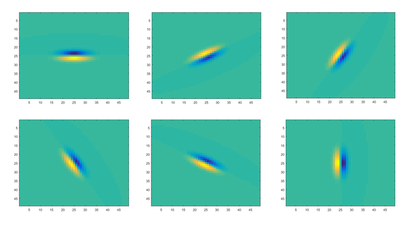
%> input picture hw1/prob_seg/solutions/filters.PNG, 420 x 230 px, shrunk from 658 x 360 before the run
$ octave --eval "result = edgeGradient(imread('filters.PNG'));"   (GNU Octave 9; MATLAB toolbox functions it lacks are replaced by stand-ins)
%> lines starting %> are read from the running program, lines starting %| are printed output that depends on the picture
### hw1/prob_seg/solutions/gradientMagnitude.m
function [mag, theta] = gradientMagnitude(im, sigma)
%> called with sigma = 2
% Take in RBG image, smooth with gaussian and compute X/Y gradiants
%Using L2-norm for RGB parts, find orientation and output mag, theta
%of size im
% Steve Macenski 2017

%apply a gaussian blur
G = fspecial('gaussian', 9, sigma);
blurred_im = imfilter(im, G);
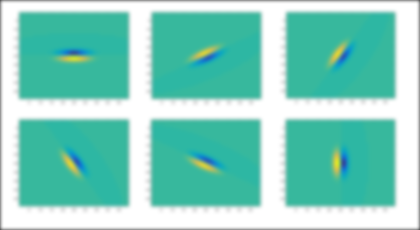
%> blurred_im: size 230x420x3 uint8; mean R, G, B 133.5, 208.3, 193.6

%find gradiants of the blurred image
x_grad = double(imfilter(blurred_im, [1, 0, -1]));
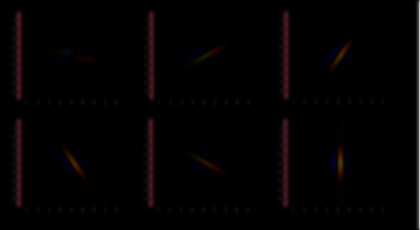
%> x_grad: size 230x420x3 double; mean R, G, B 3.6, 1.9, 2.3
y_grad = double(imfilter(blurred_im, [1, 0, -1]'));
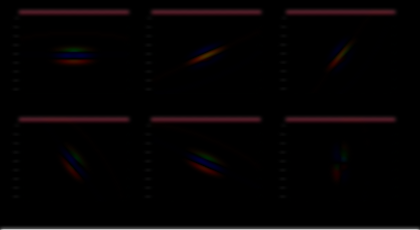
%> y_grad: size 230x420x3 double; mean R, G, B 4.9, 2.8, 3.3
grad = sqrt(x_grad.^2 + y_grad.^2);
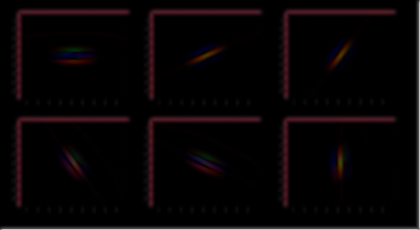
%> grad: size 230x420x3 double; mean R, G, B 8.3, 4.6, 5.5

%find magnitude of the gradients
mag = sqrt(grad(:,:,1).^2 + ... %R
           grad(:,:,2).^2 + ... %G
           grad(:,:,3).^2);     %B
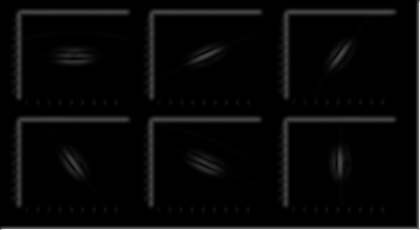
%> mag: size 230x420 double; min 0, max 344.8, mean 11.5; drawn with min black and max white

%find orientation of the gradiants
ProjXthetas = x_grad ./ grad;
%> ProjXthetas: size 230x420x3 double; 70.2% of the values are NaN or infinite; the others: min 0, max 1, mean 0.526
ProjYthetas = y_grad ./ grad;
%> ProjYthetas: size 230x420x3 double; 70.2% of the values are NaN or infinite; the others: min 0, max 1, mean 0.52

orientations = atan2(-ProjYthetas, ProjXthetas);
%> orientations: size 230x420x3 double; 70.2% of the values are NaN or infinite; the others: min -1.57, max 0, mean -0.782

horSize = size(im,1); vertSize = size(im,2);
%> after `horSize = size(im,1)`: horSize = 230
%> after `vertSize = size(im,2)`: vertSize = 420
theta = zeros(horSize, vertSize);

for i = 1:size(horSize)
    for j = 1:size(vertSize)
        for k = 1:3
            if grad(i,j,k) == max(grad(i,j,:))
                theta(i,j) = orientations(i,j,k);
            end
        end
    end
end
%> theta: size 230x420 double; 0% of the values are NaN or infinite; the others: min 0, max 0, mean 0

end

### hw1/prob_seg/solutions/edgeGradient.m
function bmap =edgeGradient(im)

%uses gradiant magnitude to find a soft boundary map
%and perform non-maxima suppression

% Steve Macenski 2017

% Find the gradiant magnitude and orientation
sig = 2;
[magnitude, orientation] = gradientMagnitude(im, sig);

% Non-max suppression
NMaxSuppressionMagnitude = magnitude.*edge(rgb2gray(im), 'canny');
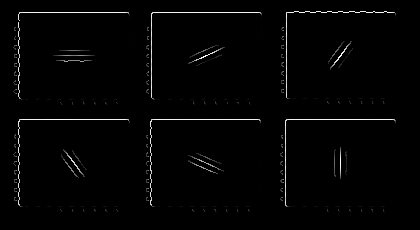
%> NMaxSuppressionMagnitude: size 230x420 double; min 0, max 95.51, mean 1.5; drawn with min black and max white

bmap = NMaxSuppressionMagnitude.^(0.7);

end
